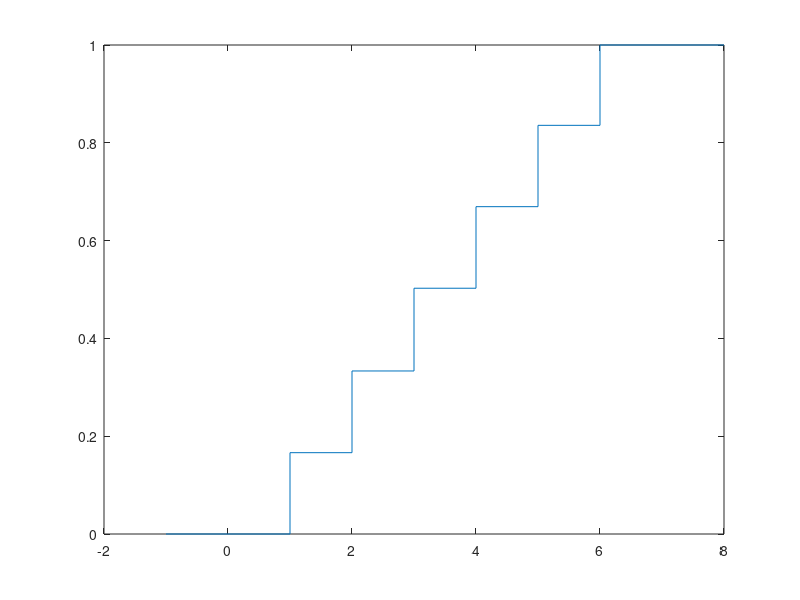

This chart was generated by the following MATLAB code:
%% A
clc
clear all
pool = randi(6,1,1e5);
toPlot=zeros(1,6);
for n =1:6
    prob=pool ==(n);
    toPlot(n)=mean(prob);
end

a = [1 2 3 4 5 6];
stem(a,toPlot)
%% B
clc
clear all
pool = randi(6,1,1e5);
toPlot=zeros(1,6);
for n =1:6
    prob=pool ==(n);
    toPlot(n)=mean(prob);
end
toPlot=cumsum([0,0, toPlot,0,0]);
a = -1:8;
stairs(a,toPlot)